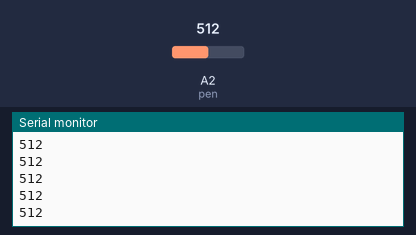
This sketch was run on a simulated Arduino Uno, built with avr-gcc and run on an emulated ATmega328P. Parts: the last lines printed to the serial monitor. Inputs (shaded band) come from the test bench; at power-on: A2 (pen) = 512.

Above: at 1.2 s.
1.3 s: A2 (pen) set to 716
At 2.2 s:
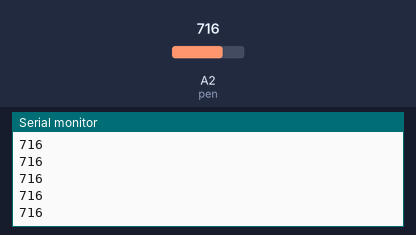
2.8 s: A2 (pen) set to 900
At 3.9 s:
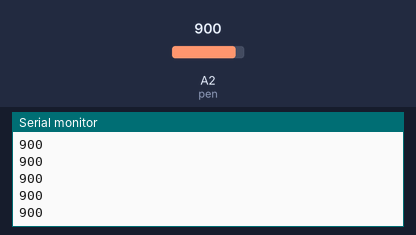
Timing chart, 0 to 5.8 s (numbered marks = the images above; inputs shaded):
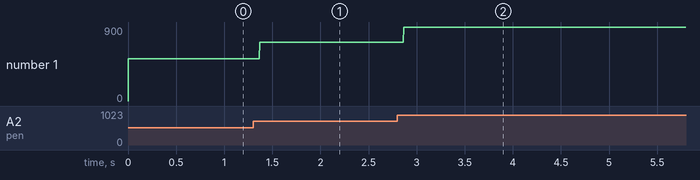

The sketch:

Arduino_Code.ino
```cpp
int pen = A2;
int sensorValue;

void setup() {
  pinMode(pen, INPUT);
  digitalWrite(pen, HIGH);
  Serial.begin(9600);
}

void loop() {
  Serial. println(sensorValue);
  sensorValue = analogRead(pen);
}
```

Measured:
- after the input at 1.3 s, the serial monitor: prints a new line after 0.07 s (image 1)
- after the input at 2.8 s, the serial monitor: prints a new line after 0.07 s (image 2)
- plotted number 1: 512 → 716 after the input at 1.3 s, 716 → 9 after the input at 2.8 s
